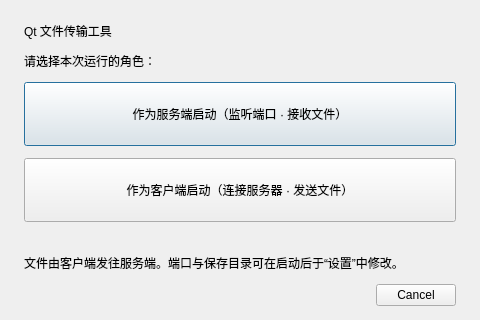
<?xml version="1.0" encoding="UTF-8"?>
<ui version="4.0">
 <class>StartDialog</class>
 <widget class="QDialog" name="StartDialog">
  <property name="geometry">
   <rect>
    <x>0</x>
    <y>0</y>
    <width>480</width>
    <height>320</height>
   </rect>
  </property>
  <property name="windowTitle">
   <string>选择启动角色</string>
  </property>
  <layout class="QVBoxLayout" name="mainLayout">
   <property name="leftMargin">
    <number>24</number>
   </property>
   <property name="topMargin">
    <number>22</number>
   </property>
   <property name="rightMargin">
    <number>24</number>
   </property>
   <property name="bottomMargin">
    <number>14</number>
   </property>
   <property name="spacing">
    <number>12</number>
   </property>
   <item>
    <widget class="QLabel" name="lblTitle">
     <property name="text">
      <string>Qt 文件传输工具</string>
     </property>
    </widget>
   </item>
   <item>
    <widget class="QLabel" name="lblSub">
     <property name="text">
      <string>请选择本次运行的角色：</string>
     </property>
    </widget>
   </item>
   <item>
    <widget class="QPushButton" name="btnServer">
     <property name="minimumSize">
      <size>
       <width>0</width>
       <height>64</height>
      </size>
     </property>
     <property name="toolTip">
      <string>监听端口，等待客户端连入并接收文件</string>
     </property>
     <property name="text">
      <string>作为服务端启动（监听端口 · 接收文件）</string>
     </property>
    </widget>
   </item>
   <item>
    <widget class="QPushButton" name="btnClient">
     <property name="minimumSize">
      <size>
       <width>0</width>
       <height>64</height>
      </size>
     </property>
     <property name="toolTip">
      <string>连接到服务端，发送文本消息与文件</string>
     </property>
     <property name="text">
      <string>作为客户端启动（连接服务器 · 发送文件）</string>
     </property>
    </widget>
   </item>
   <item>
    <spacer name="midSpacer">
     <property name="orientation">
      <enum>Qt::Vertical</enum>
     </property>
     <property name="sizeHint" stdset="0">
      <size>
       <width>20</width>
       <height>8</height>
      </size>
     </property>
    </spacer>
   </item>
   <item>
    <widget class="QLabel" name="lblHint">
     <property name="text">
      <string>文件由客户端发往服务端。端口与保存目录可在启动后于“设置”中修改。</string>
     </property>
     <property name="wordWrap">
      <bool>true</bool>
     </property>
    </widget>
   </item>
   <item>
    <widget class="QDialogButtonBox" name="buttonBox">
     <property name="standardButtons">
      <set>QDialogButtonBox::Cancel</set>
     </property>
    </widget>
   </item>
  </layout>
 </widget>
 <resources/>
 <connections/>
</ui>
